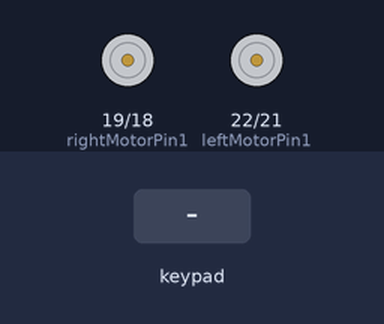
This sketch was run on a simulated ESP32. Parts: motor-driver pin pairs drawn as motors (green arrow = first pin HIGH = forward, orange = second pin HIGH = backward, longer = more drive, scaled by the enable pin). The inputs (shaded band) are chosen by the test bench.

Above: at 1.2 s.
1.3 s: key 'U' pressed
At 1.5 s:
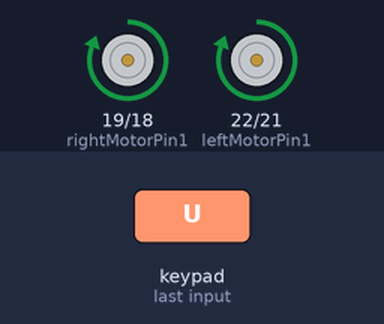
3.2 s: key 'D' pressed
At 3.4 s:
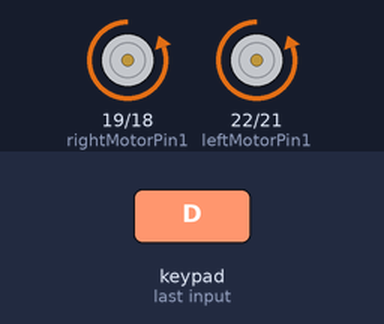
5.1 s: key 'L' pressed
At 5.3 s:
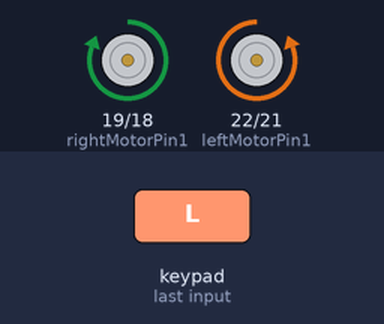
7.0 s: key 'R' pressed
At 7.2 s:
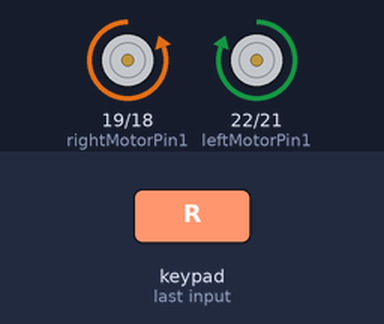
Timing chart, 0 to 9.9 s (numbered marks = the images above; inputs shaded):
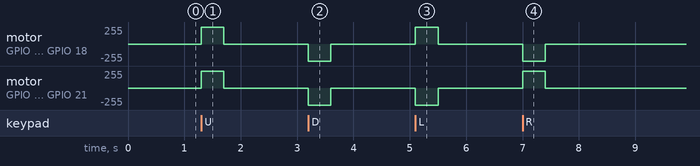

Measured:
- after the input at 1.3 s, motor on GPIO 19 (rightMotorPin1) / GPIO 18 (rightMotorPin2), motor on GPIO 22 (leftMotorPin1) / GPIO 21 (leftMotorPin2): stopped → forward 255/255 at once, → stopped 0.40 s later
- after the input at 3.2 s, motor on GPIO 19 (rightMotorPin1) / GPIO 18 (rightMotorPin2), motor on GPIO 22 (leftMotorPin1) / GPIO 21 (leftMotorPin2): stopped → backward 255/255 at once, → stopped 0.40 s later
- after the input at 5.1 s, motor on GPIO 19 (rightMotorPin1) / GPIO 18 (rightMotorPin2): stopped → forward 255/255 at once, → stopped 0.40 s later; motor on GPIO 22 (leftMotorPin1) / GPIO 21 (leftMotorPin2): stopped → backward 255/255 at once, → stopped 0.40 s later
- after the input at 7.0 s, motor on GPIO 19 (rightMotorPin1) / GPIO 18 (rightMotorPin2): stopped → backward 255/255 at once, → stopped 0.40 s later; motor on GPIO 22 (leftMotorPin1) / GPIO 21 (leftMotorPin2): stopped → forward 255/255 at once, → stopped 0.40 s later

The sketch:

Sound_Sensing_Robot_Script.ino
```cpp
#define CUSTOM_SETTINGS
#define INCLUDE_GAMEPAD_MODULE
#include <DabbleESP32.h>

// right motor pins
const int enableRightMotor = 5;
const int rightMotorPin1 = 19;
const int rightMotorPin2 = 18;

// Left motor pins
const int enableLeftMotor = 23;
const int leftMotorPin1 = 22;
const int leftMotorPin2 = 21;

#define MAX_MOTOR_SPEED 255
const int PWMFreq = 1000; /* 1 KHz */
const int PWMResolution = 8;
const int rightMotorPWMSpeedChannel = 4;
const int leftMotorPWMSpeedChannel = 5;

void setup() {
// Initialize Bluetooth connection
Dabble.begin("BluetoothName"); // Change to your Bluetooth device name

// Set motor control pins as OUTPUT
pinMode(rightMotorPin1, OUTPUT);
pinMode(rightMotorPin2, OUTPUT);
pinMode(leftMotorPin1, OUTPUT);
pinMode(leftMotorPin2, OUTPUT);

// Initialize PWM channels for motor speed control
ledcSetup(rightMotorPWMSpeedChannel, PWMFreq, PWMResolution);
ledcSetup(leftMotorPWMSpeedChannel, PWMFreq, PWMResolution);

// Attach PWM channels to the motor pins (enabling speed control via PWM)
ledcAttachPin(enableRightMotor, rightMotorPWMSpeedChannel);
ledcAttachPin(enableLeftMotor, leftMotorPWMSpeedChannel);
}

void rotateMotor(int rightMotorSpeed, int leftMotorSpeed) {
  // Control the right motor direction
  if (rightMotorSpeed < 0) {
    digitalWrite(rightMotorPin1, LOW); // Set direction to backward
    digitalWrite(rightMotorPin2, HIGH);
    rightMotorSpeed = -rightMotorSpeed; // Make speed positive for PWM
  } else if (rightMotorSpeed > 0) {
    digitalWrite(rightMotorPin1, HIGH); // Set direction to forward
    digitalWrite(rightMotorPin2, LOW);
  } else {
    digitalWrite(rightMotorPin1, LOW); // Stop motor
    digitalWrite(rightMotorPin2, LOW);
  }

  // Control the left motor direction
  if (leftMotorSpeed < 0) {
    digitalWrite(leftMotorPin1, LOW); // Set direction to backward
    digitalWrite(leftMotorPin2, HIGH);
    leftMotorSpeed = -leftMotorSpeed; // Make speed positive for PWM
  } else if (leftMotorSpeed > 0) {
    digitalWrite(leftMotorPin1, HIGH); // Set direction to forward
    digitalWrite(leftMotorPin2, LOW);
  } else {
    digitalWrite(leftMotorPin1, LOW); // Stop motor
    digitalWrite(leftMotorPin2, LOW);
  }

  // Set PWM values to control speed
  ledcWrite(rightMotorPWMSpeedChannel, rightMotorSpeed);
  ledcWrite(leftMotorPWMSpeedChannel, leftMotorSpeed);
}

void loop() {
  int rightMotorSpeed = 0;
  int leftMotorSpeed = 0;
  Dabble.processInput();

  // Check GamePad inputs to set motor speed and direction
  if (GamePad.isUpPressed()) {
    rightMotorSpeed = MAX_MOTOR_SPEED;
    leftMotorSpeed = MAX_MOTOR_SPEED;
  }
  if (GamePad.isDownPressed()) {
    rightMotorSpeed = -MAX_MOTOR_SPEED;
    leftMotorSpeed = -MAX_MOTOR_SPEED;
  }
  if (GamePad.isLeftPressed()) {
    rightMotorSpeed = MAX_MOTOR_SPEED;
    leftMotorSpeed = -MAX_MOTOR_SPEED;
  }
  if (GamePad.isRightPressed()) {
    rightMotorSpeed = -MAX_MOTOR_SPEED;
    leftMotorSpeed = MAX_MOTOR_SPEED;
  }

  // Control motors with the specified speeds
  rotateMotor(rightMotorSpeed, leftMotorSpeed);
}
```
